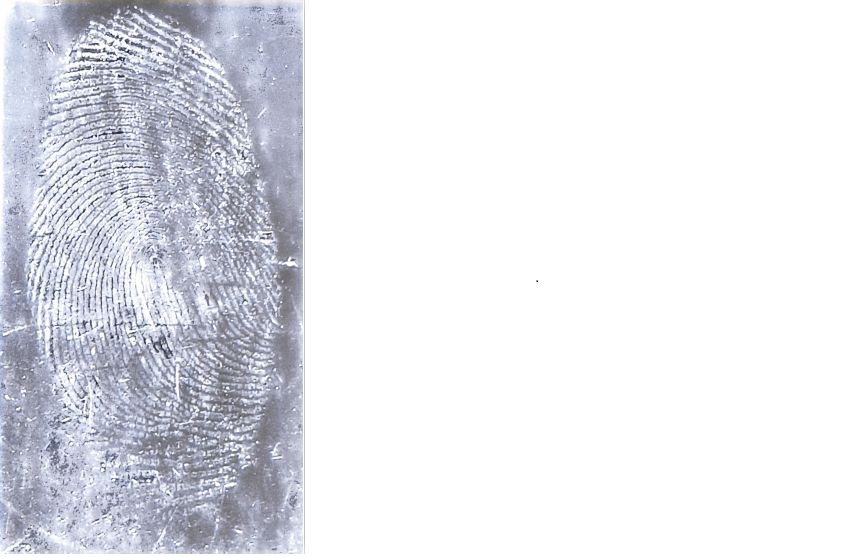
#> input picture fing.png, 855 x 557 px
$ jupyter execute --allow-errors fingerprint.ipynb   (shell and % lines are left out)   (older library calls are emulated)
#> lines starting #> are read from the running program, lines starting #| are printed output that depends on the picture; after the words box and inside, x2 and y2 are one past the last pixel; in counts of white or black regions, pixels touching at a corner belong together
[cell 1]
## Image Enhancement of fingerprint using Gabor filter with parameters
import glob
import os
import cv2
import numpy as np

os.chdir('C:/Users/vinayaka s sajjan/Desktop/file_manager/python/IFSCR')

def nothing(x):
    pass

def show(img,s,l,t,g,p):
    g_kernel= cv2.getGaborKernel((25,25),s/10,(t*np.pi)/4,l/10,g/10,p/10,cv2.CV_32F)
    filtered=cv2.filter2D(img,cv2.CV_8UC3,g_kernel)
    cv2.imshow("image1",filtered)
    key = cv2.waitKey(1) & 0xFF
    if key==ord('s'):
        cv2.imwrite("proc.png",filtered)

img = cv2.imread("fing.png",0)
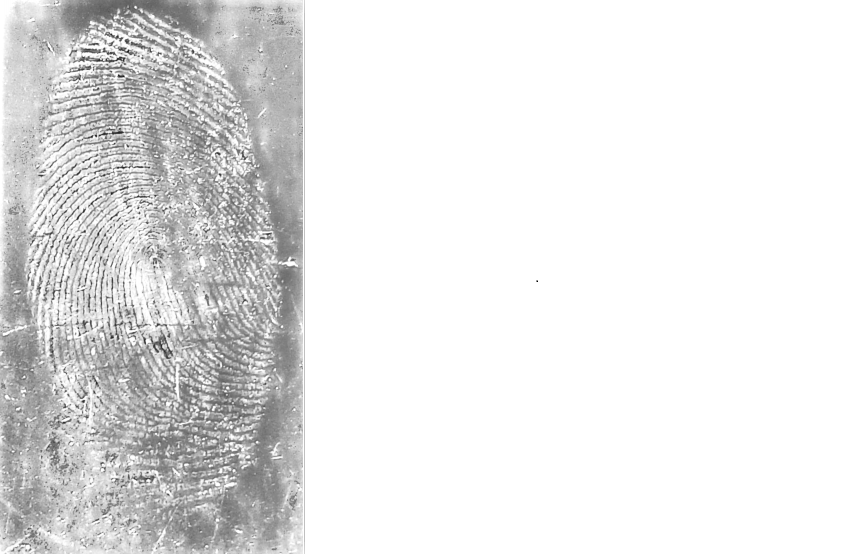
#> img: shape (557, 855); min 0, max 255, mean 230.2
cv2.namedWindow('image')

cv2.createTrackbar('sigma','image',0,100,nothing)
cv2.createTrackbar('lambda','image',0,200,nothing)
cv2.createTrackbar('theta','image',1,5,nothing)
cv2.createTrackbar('gamma','image',0,200,nothing)
cv2.createTrackbar('psi','image',0,100,nothing)

while(1):

    #cv2.imshow('image',img)

    s=cv2.getTrackbarPos('sigma','image')
    l=cv2.getTrackbarPos('lambda','image')
    t=cv2.getTrackbarPos('theta','image')
    g=cv2.getTrackbarPos('gamma','image')
    p=cv2.getTrackbarPos('psi','image')

    k = cv2.waitKey(1) & 0xFF
#> (key Esc is pressed here)
    if k == 27:
        break

    #print(s/10,l/10,t,g/10,p/10)

    show(img,s,l,t,g,p)
    #g_kernel= cv2.getGaborKernel((25,25),s,(t*np.pi)/4,l,g,p,cv2.CV_32F)
    #img=cv2.filter2D(img,cv2.CV_8UC3,g_kernel)

cv2.destroyAllWindows()

[cell 2]
img= cv2.imread("original.png",0)
def fing_apply(s,l,t,g,p,name):
        g_kernel= cv2.getGaborKernel((25,25),s/10,(t*np.pi)/4,l/10,g/10,p/10,cv2.CV_32F)
        filtered=cv2.filter2D(img,cv2.CV_8UC3,g_kernel)
        cv2.imwrite(name,filtered)

#> (a cell that did not finish here is left out)

[cell 4]
## background removal.
import cv2
import numpy as np

def nothing(x):
    pass


bg_img = cv2.imread("proc.png",1)
#> (the rest of this cell did not finish here and is left out)

[cell 5]
## Final module and merge......

def final_module(s,l,g,p,bg_rem):
#> called with s = 18, l = 55, g = 13, p = 14, bg_rem = 220
    img = cv2.imread("fing.png",0)
    lower = np.array([0,0,0])
    upper = np.array([bg_rem,bg_rem,bg_rem])
    c=1
    for i in range(1,5):
        g_kernel= cv2.getGaborKernel((25,25),s/10,(i*np.pi)/4,l/10,g/10,p/10,cv2.CV_32F)
        filtered=cv2.filter2D(img,cv2.CV_8UC3,g_kernel)
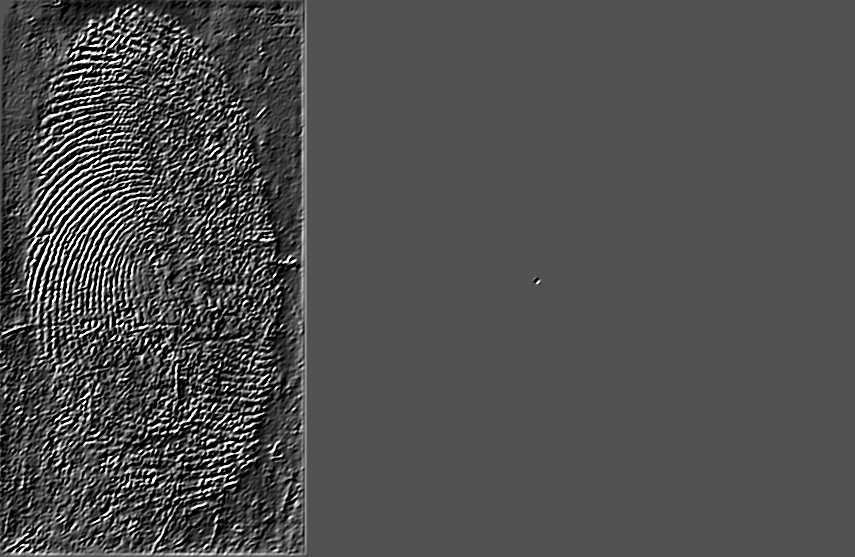
#> filtered: shape (557, 855); min 0, max 255, mean 78.7
        img_list=[]
        name="save/img_"+str(i)+".png"
        img_list.append(name)
        cv2.imwrite(name,filtered)
        bg_img=cv2.imread(name,1)
#> bg_img: shape (557, 855, 3); min 0, max 255, mean 78.7
        hsv=cv2.cvtColor(bg_img, cv2.COLOR_BGR2HSV)
#> hsv: shape (557, 855, 3); mean H, S, V 0, 0, 78.7
        mask = cv2.inRange(hsv, lower, upper)
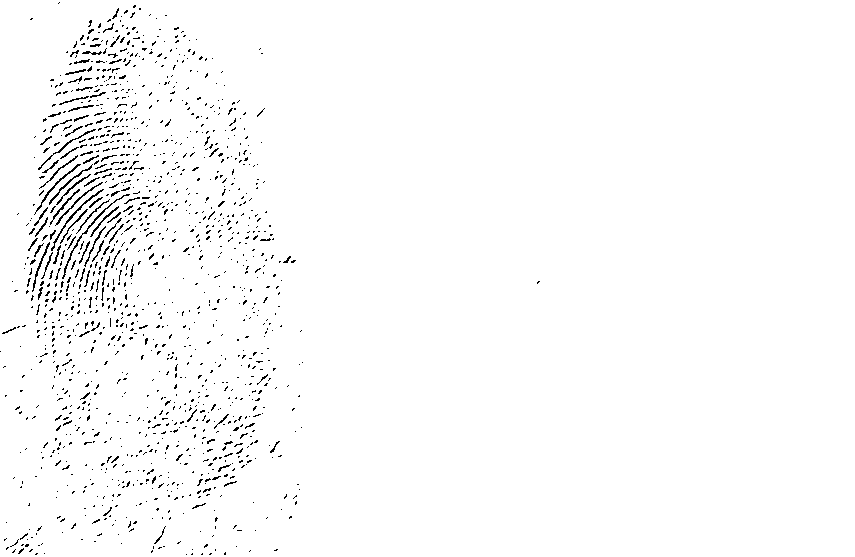
#> mask: shape (557, 855); 98% white; black in thin lines or dots, all inside (x1, y1, x2, y2) = (0, 2, 540, 555)
        name="save_bw/bw_img_"+str(i)+".png"
        cv2.imwrite(name,mask)

[cell 6]
def merge_all():
    files = glob.glob ("*.png")
    image_data = []
    for my_file in files:
        this_image = cv2.imread(my_file, 1)
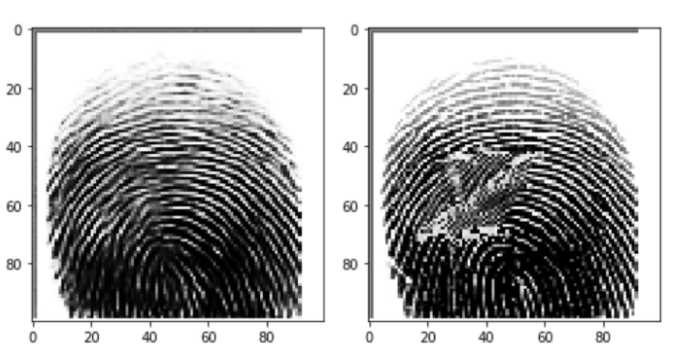
#> input picture Untitled.png, 679 x 363 px
#> this_image is the input picture: shape (363, 679, 3); min 0, max 255, mean 175.2
        image_data.append(this_image)

    dst = image_data[0]
    for i in range(len(image_data)):
        if i == 0:
            pass
        else:
            alpha = 1.0/(1+i)
            beta = 1.0-alpha
            dst = cv2.addWeighted(image_data[i], alpha, dst, beta, 0.0)
#> this loop made 2 passes
#> (alpha, beta) on pass 2: (0.5, 0.5)
    cv2.imwrite('result/merge.png', dst)
